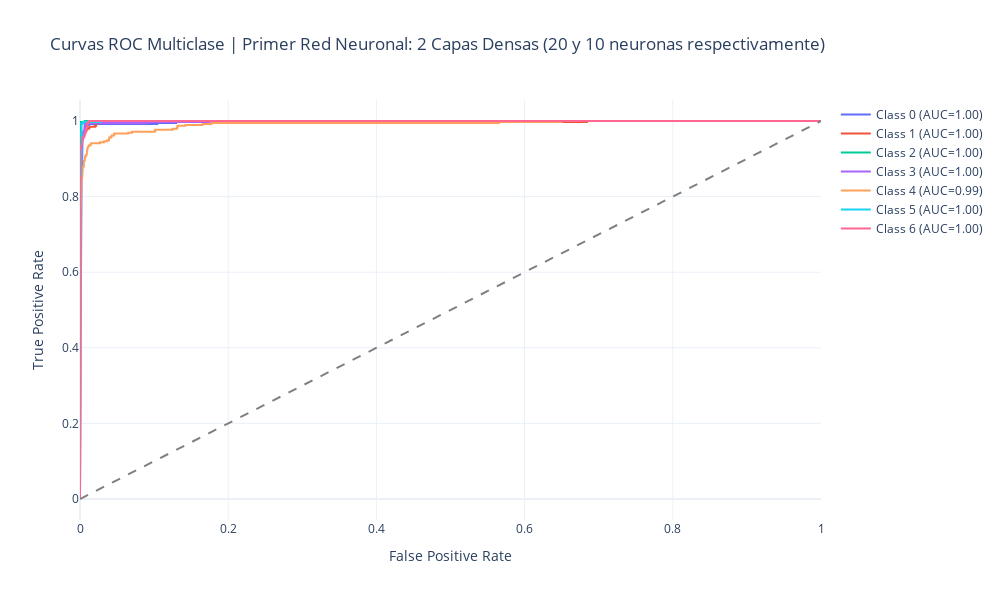

The notebook cell this image was saved under:
### Code cell
# Graficación de curvas ROCAUC para evaluar la clasificación del modelo
graphROCAUC(y_pred, y_test_oneHot, n_categories, rn1_title)

### Figure 1 — Plotly figure (JSON) as saved in the notebook; plotly's stock layout.template omitted (floating-point values rounded to 4 significant figures; data arrays with more than 128 entries replaced by an {"elided": "..."} marker saying what was removed)
{"data": [{"mode": "lines", "name": "Class 0 (AUC=1.00)", "type": "scatter", "x": {"elided": "263 float values"}, "y": {"elided": "263 float values"}}, {"mode": "lines", "name": "Class 1 (AUC=1.00)", "type": "scatter", "x": {"elided": "272 float values"}, "y": {"elided": "272 float values"}}, {"mode": "lines", "name": "Class 2 (AUC=1.00)", "type": "scatter", "x": {"elided": "266 float values"}, "y": {"elided": "266 float values"}}, {"mode": "lines", "name": "Class 3 (AUC=1.00)", "type": "scatter", "x": {"elided": "279 float values"}, "y": {"elided": "279 float values"}}, {"mode": "lines", "name": "Class 4 (AUC=0.99)", "type": "scatter", "x": {"elided": "317 float values"}, "y": {"elided": "317 float values"}}, {"mode": "lines", "name": "Class 5 (AUC=1.00)", "type": "scatter", "x": {"elided": "286 float values"}, "y": {"elided": "286 float values"}}, {"mode": "lines", "name": "Class 6 (AUC=1.00)", "type": "scatter", "x": {"elided": "249 float values"}, "y": {"elided": "249 float values"}}, {"line": {"color": "gray", "dash": "dash"}, "mode": "lines", "showlegend": false, "type": "scatter", "x": [0, 1], "y": [0, 1]}], "layout": {"height": 600, "title": {"text": "Curvas ROC Multiclase | Primer Red Neuronal: 2 Capas Densas (20 y 10 neuronas respectivamente)"}, "width": 1000, "xaxis": {"title": {"text": "False Positive Rate"}}, "yaxis": {"title": {"text": "True Positive Rate"}}}}
